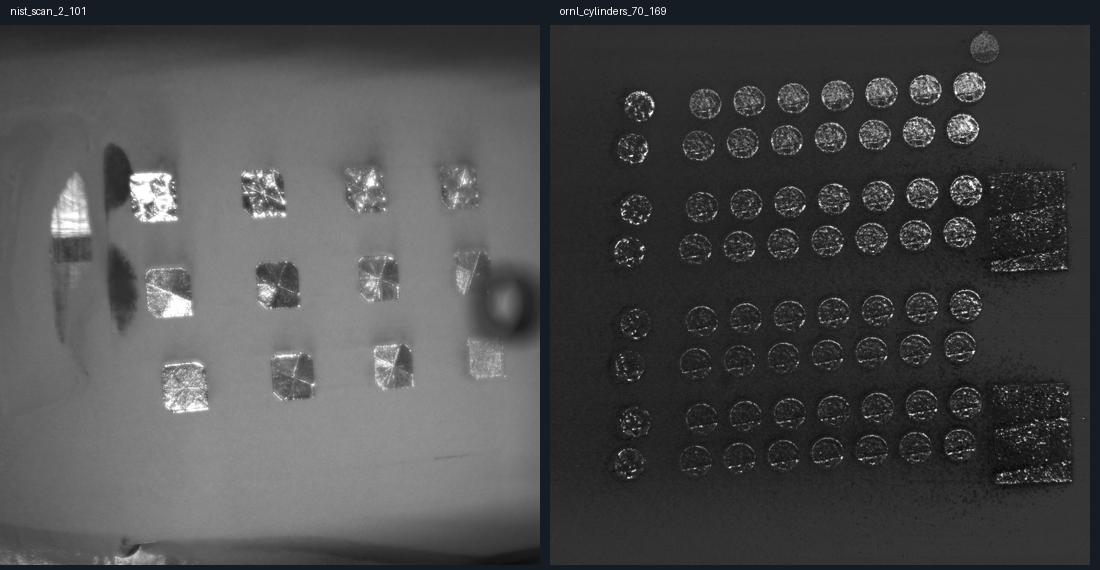
#> input picture lpbf_inspector/research/shape_inputs.jpg, 1100 x 570 px
$ python -i aalto_detector.py   (imports and definitions only)
#> lines starting #> are read from the running program, lines starting #| are printed output that depends on the picture; after the words box and inside, x2 and y2 are one past the last pixel; in counts of white or black regions, pixels touching at a corner belong together
"""Détecteur spatial classique. L'inférence ne reçoit jamais d'annotations."""
from pathlib import Path
import sys

import numpy as np
from PIL import Image

VERSION = 'aalto-spatial-2'
FEATURE_VERSION = 'aalto-spatial-1'
THRESHOLDS = (4, 7, 11, 17, 25)
LINE_THRESHOLDS = (.6, 1., 1.5, 2.5)


def percentile90(values):
    """Quantile linéaire équivalent à percentile(..., 90), sans préparation générique."""
    position=(len(values)-1)*.9
    lower=int(position);upper=min(lower+1,len(values)-1)
    ordered=np.partition(values,(lower,upper))
    a,b=float(ordered[lower]),float(ordered[upper])
    return a+(b-a)*(position-lower)


def opencv():
    try:
        import cv2
    except ImportError:
        local = Path(__file__).resolve().parent / '.deps'
        if local.is_dir():
            sys.path.insert(0, str(local))
        try:
            import cv2
        except ImportError as error:
            raise ValueError('Installer requirements-aalto.txt pour la détection Aalto.') from error
    cv2.setNumThreads(1)
    return cv2


def candidate_regions(path):
    """Retourne des candidats à partir des seuls pixels, sans accès aux XML.

    Le polygone retire le châssis de cette caméra EOS, indépendamment des
    rectangles des chercheurs. Il devra être adapté sur une autre caméra.
    """
#> called with path = 'research/shape_inputs.jpg'
    cv = opencv()
    with Image.open(path) as image:
#> image is the input picture: PIL image 1100x570 RGB; mean R, G, B 74.8, 75.2, 75.8
        width, height = image.size
#> width = 1100; height = 570
        small = np.asarray(image.convert('L').resize((640, 512), Image.Resampling.BOX)).copy()
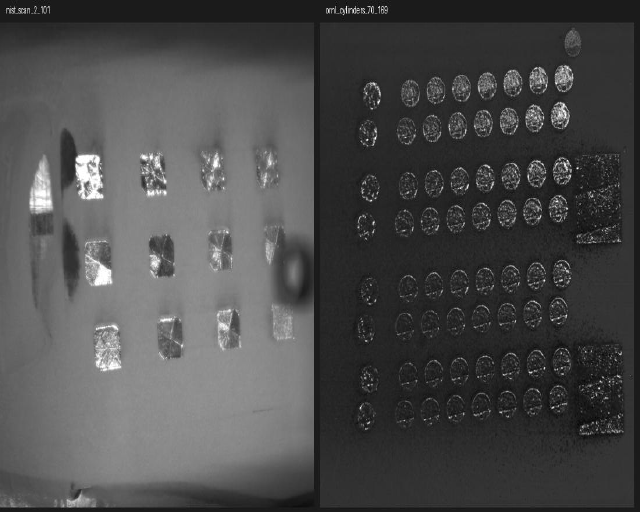
#> small: shape (512, 640); min 0, max 255, mean 75.3
    smooth = cv.GaussianBlur(small.astype(np.float32), (0, 0), .7)
    background = cv.GaussianBlur(smooth, (0, 0), 6)
    residual = smooth - background
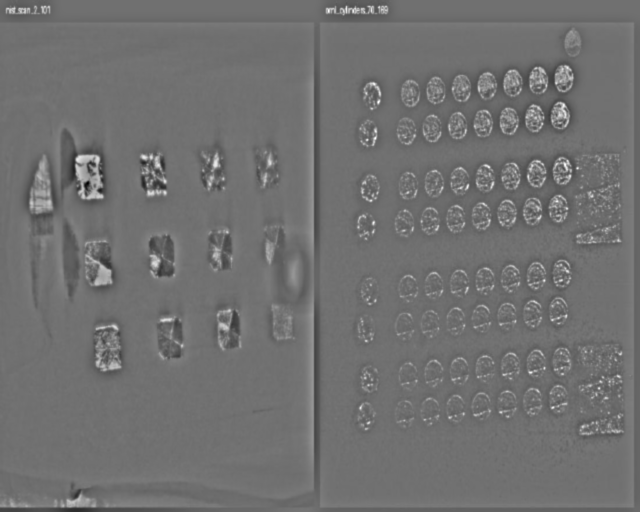
#> residual: shape (512, 640) float32; min -100.1, max 125.9, mean 0; drawn with min black and max white
    roi = np.zeros(small.shape, np.uint8)
    cv.fillPoly(roi, [np.array([[116, 82], [639, 82], [639, 447], [84, 447]], np.int32)], 1)
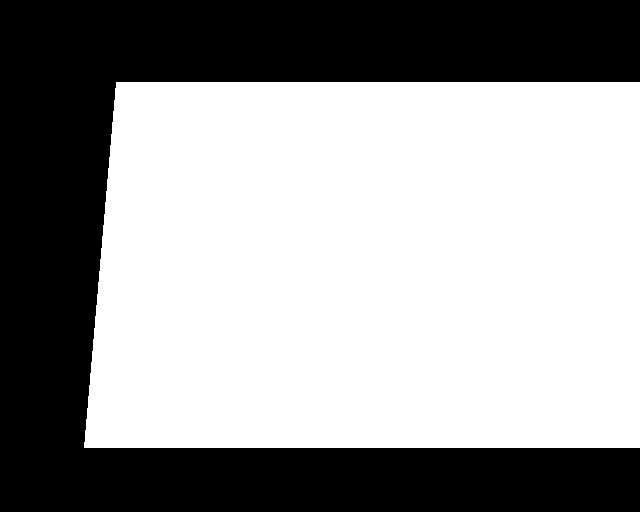
#> roi: shape (512, 640); values 0 (black) and 1 (white), 60.3% white; 1 black region, box (x1, y1, x2, y2) and area: (0, 0, 640, 512) 130040
    # Stries horizontales : lisser le long de la strie, comparer au voisinage vertical.
    along = cv.blur(smooth, (17, 1))
    band = np.abs(along - cv.GaussianBlur(along, (1, 0), 0, sigmaY=4))
    groups = []
    for threshold in THRESHOLDS:
        candidates = []
        for kind, response in [('sombre', -residual), ('clair', residual), ('strie', band)]:
            mask = ((response >= threshold) & (roi != 0)).astype(np.uint8)
            kernel = np.ones((2, 9) if kind == 'strie' else (3, 3), np.uint8)
            mask = cv.morphologyEx(mask, cv.MORPH_CLOSE, kernel)
            mask *= roi
            count, labels, stats, _ = cv.connectedComponentsWithStats(mask, 8)
            for index in range(1, count):
                x, y, w, h, area = map(int, stats[index])
                if area < 6 or w < 2 or h < 2 or w*h > 35000:
                    continue
                aspect = max(w/h, h/w)
                if kind == 'strie' and (w < 35 or w/h < 4):
                    continue
                if kind == 'clair' and aspect < 2:
                    continue
                values = response[y:y+h, x:x+w][labels[y:y+h, x:x+w] == index]
                box = [max(0, int((x-1)*width/640)), max(0, int((y-1)*height/512)),
                       min(width, int((x+w+1)*width/640)), min(height, int((y+h+1)*height/512))]
                candidates.append({'box': box, 'score': round(percentile90(values), 3),
                                   'kind': kind, 'area': area, 'aspect': round(aspect, 3)})
        groups.append(candidates)
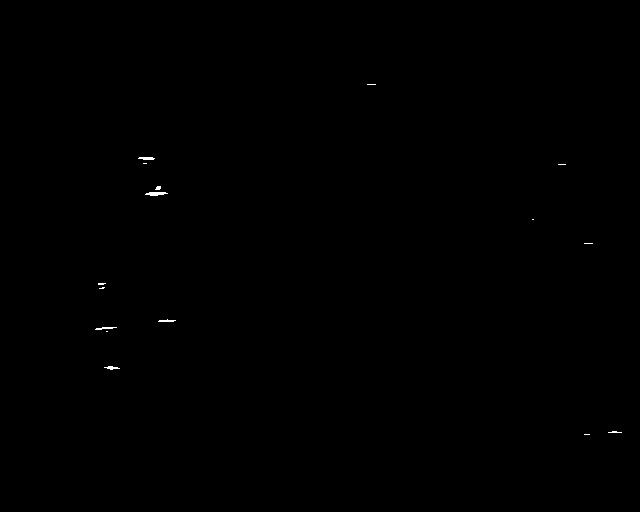
#> mask: shape (512, 640); values 0 (black) and 1 (white), 0.1% white in thin lines or dots, all inside (x1, y1, x2, y2) = (95, 84, 622, 435)
    return {'width': width, 'height': height, 'groups': groups, 'lines': line_candidates(path)}


def line_candidates(path):
    """Contrastes faibles, intégrés horizontalement, pour les stries de quelques pixels."""
#> called with path = 'research/shape_inputs.jpg'
    cv=opencv()
    with Image.open(path) as image:
        width,height=image.size
#> width = 1100; height = 570
        pixels=np.asarray(image.convert('L').resize((640,512),Image.Resampling.BOX)).astype(np.float32)
    along=cv.blur(pixels,(41,1))
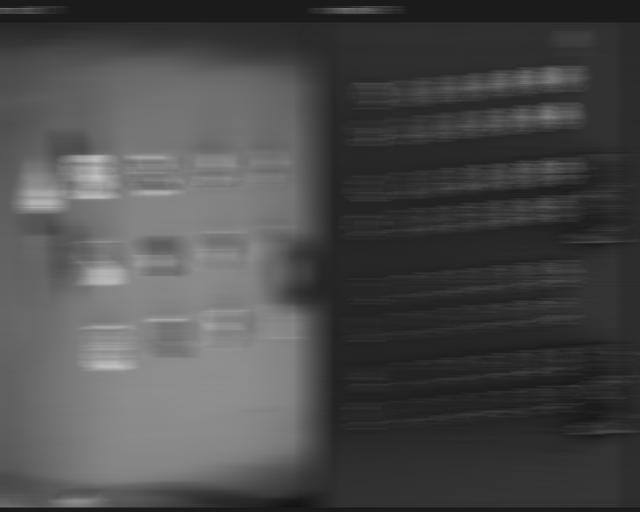
#> along: shape (512, 640) float32; min 18.39, max 195.1, mean 75.3
    response=np.abs(along-cv.GaussianBlur(along,(1,0),0,sigmaY=2))
    roi=np.zeros(pixels.shape,np.uint8)
    cv.fillPoly(roi,[np.array([[116,82],[639,82],[639,447],[84,447]],np.int32)],1)
    groups=[]
    for threshold in LINE_THRESHOLDS:
        mask=((response>=threshold)&(roi!=0)).astype(np.uint8)
        mask=cv.morphologyEx(mask,cv.MORPH_CLOSE,np.ones((1,15),np.uint8))*roi
        count,labels,stats,_=cv.connectedComponentsWithStats(mask,8)
        rows=[]
        candidates=np.flatnonzero((stats[:,2]>=40)&(stats[:,3]<=18)&(stats[:,2]>=8*stats[:,3]))
        for index in candidates:
            if index==0:continue
            x,y,w,h,area=map(int,stats[index])
            values=response[y:y+h,x:x+w][labels[y:y+h,x:x+w]==index]
            rows.append({'box':[max(0,int(x*width/640)),max(0,int((y-1)*height/512)),
                                min(width,int((x+w)*width/640)),min(height,int((y+h+1)*height/512))],
                         'score':round(percentile90(values),3),'kind':'strie','area':area,'aspect':w/h})
        groups.append(rows)
#> this loop made 4 passes
#> count on passes 1 to 4: 127, 103, 132, 241
#> pass 1, in line_candidates, `count,labels,stats,_=cv.connectedComponentsWithStats(mask,8)`:
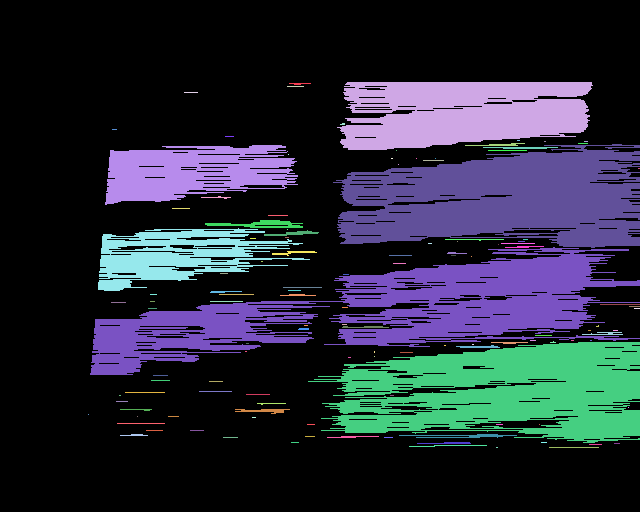
#> labels: shape (512, 640) int32; 127 distinct labels, from 0 to 126; one colour per label, 0 black
#> after the loop:
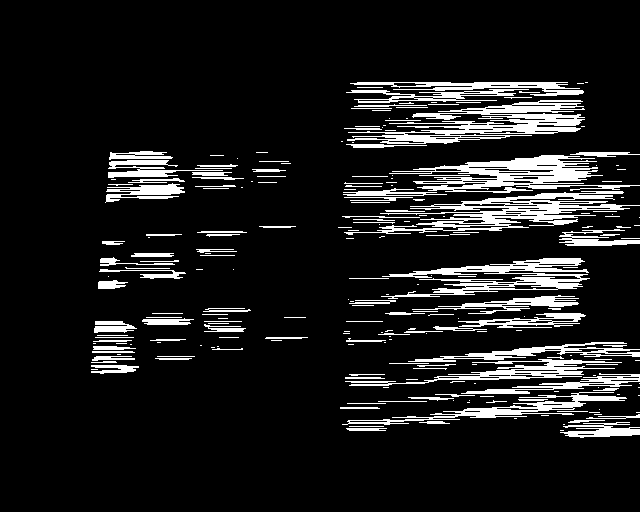
#> mask: shape (512, 640); values 0 (black) and 1 (white), 11.2% white; 240 white regions (109 under 20 px), largest, box (x1, y1, x2, y2) and area: (347, 100, 585, 144) 4081, (344, 191, 640, 235) 3829, (389, 155, 640, 193) 3745
#> after the loop, groups = 4 items
    return groups


def iou(a, b):
    overlap = max(0, min(a[2], b[2])-max(a[0], b[0])) * max(0, min(a[3], b[3])-max(a[1], b[1]))
    union = (a[2]-a[0])*(a[3]-a[1]) + (b[2]-b[0])*(b[3]-b[1]) - overlap
    return overlap / union if union > 0 else 0.


def iou_matrix(a,b):
    if not len(a) or not len(b):return np.zeros((len(a),len(b)),np.float32)
    a=np.asarray(a,np.float32);b=np.asarray(b,np.float32)
    low=np.maximum(a[:,None,:2],b[None,:,:2]);high=np.minimum(a[:,None,2:],b[None,:,2:])
    overlap=np.maximum(0,high-low).prod(axis=2)
    area_a=(a[:,2:]-a[:,:2]).prod(axis=1);area_b=(b[:,2:]-b[:,:2]).prod(axis=1)
    union=area_a[:,None]+area_b[None,:]-overlap
    return np.divide(overlap,union,out=np.zeros_like(overlap),where=union>0)


def select_regions(candidates, config):
    rows=[]
    if config['threshold'] is not None:
        index=THRESHOLDS.index(config['threshold'])
        rows=[r for r in candidates['groups'][index] if r['area']>=config['min_area'] and r['kind']=='sombre']
    if config.get('line_threshold') is not None:
        rows+=candidates['lines'][LINE_THRESHOLDS.index(config['line_threshold'])]
    kept=[]
    ordered=sorted(rows,key=lambda r:(-r['score'],r['box']))
    boxes=[r['box'] for r in ordered]
    overlaps=iou_matrix(boxes,boxes) if len(boxes)<1000 else None
    blocked=np.zeros(len(boxes),bool)
    for index,row in enumerate(ordered):
        if blocked[index]:continue
        kept.append({k:row[k] for k in ('box','score','kind')})
        blocked|=(overlaps[index] if overlaps is not None else iou_matrix([row['box']],boxes)[0])>=.35
    return kept


def detect_image(path, profile):
    """API d'inférence réutilisable : une photo + des seuils, aucun label."""
    if profile.get('version') != VERSION:
        raise ValueError('Version de profil incompatible.')
    return select_regions(candidate_regions(path), profile['config'])


# [13 lines not run here, left out]

>>> result = candidate_regions('research/shape_inputs.jpg')
#> result = 4 items

$ run again, on lpbf_inspector/research/shape_prototype.jpg
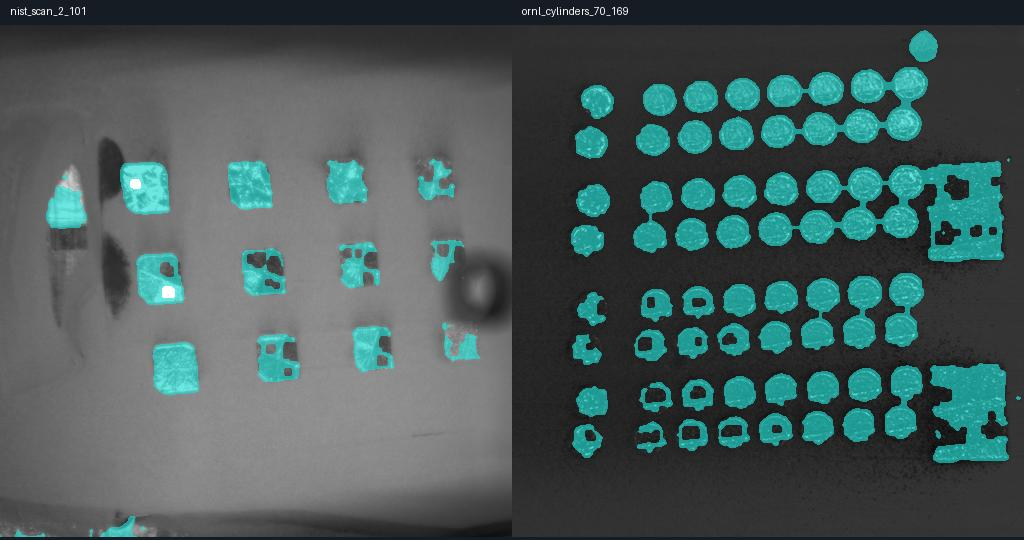
#> input picture lpbf_inspector/research/shape_prototype.jpg, 1024 x 540 px
#> in candidate_regions, image is the input picture: PIL image 1024x540 RGB; mean R, G, B 71.1, 90.1, 89.6
#> roi: shape (512, 640); values 0 (black) and 1 (white), 60.3% white; 1 black region, box (x1, y1, x2, y2) and area: (0, 0, 640, 512) 130040
#> the loop in line_candidates, `for threshold in LINE_THRESHOLDS:` made 4 passes
#> count on passes 2 to 4: 108, 185, 191
#> pass 1, in line_candidates, `count,labels,stats,_=cv.connectedComponentsWithStats(mask,8)`:
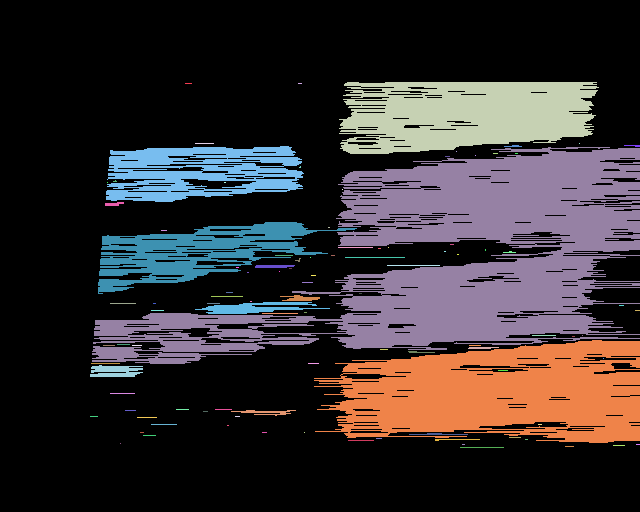
#> labels: shape (512, 640) int32; 103 distinct labels, from 0 to 102; one colour per label, 0 black
#> after the loop in line_candidates, `for threshold in LINE_THRESHOLDS:`:
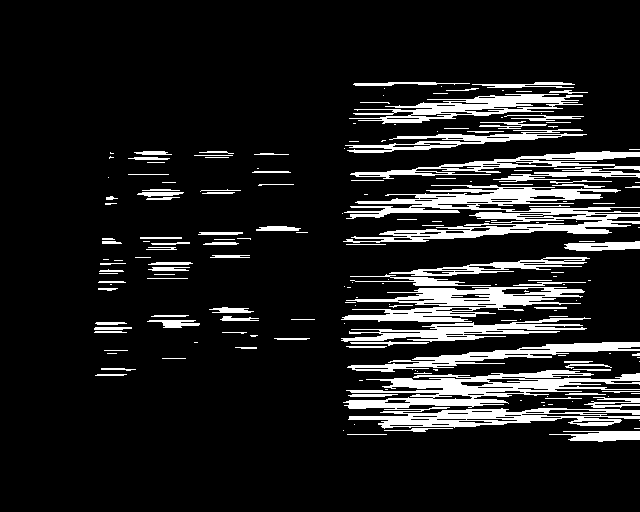
#> mask: shape (512, 640); values 0 (black) and 1 (white), 12.4% white; 190 white regions (91 under 20 px), largest, box (x1, y1, x2, y2) and area: (343, 370, 640, 429) 7908, (343, 185, 640, 243) 6949, (341, 287, 585, 322) 3803
#> after the loop in line_candidates, `for threshold in LINE_THRESHOLDS:`: groups = 4 items

$ run again, on lpbf_inspector/research/verified_crop_0.jpg
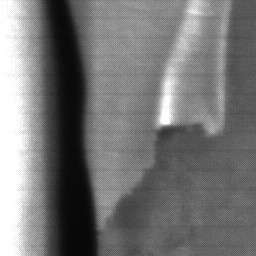
#> input picture lpbf_inspector/research/verified_crop_0.jpg, 256 x 256 px
#> in candidate_regions, image is the input picture: PIL image 256x256 L; min 6, max 255, mean 118.3
#> roi: shape (512, 640); values 0 (black) and 1 (white), 60.3% white; 1 black region, box (x1, y1, x2, y2) and area: (0, 0, 640, 512) 130040
#> the loop in line_candidates, `for threshold in LINE_THRESHOLDS:` made 4 passes
#> count on passes 2 to 4: 206, 267, 195
#> pass 1, in line_candidates, `count,labels,stats,_=cv.connectedComponentsWithStats(mask,8)`:
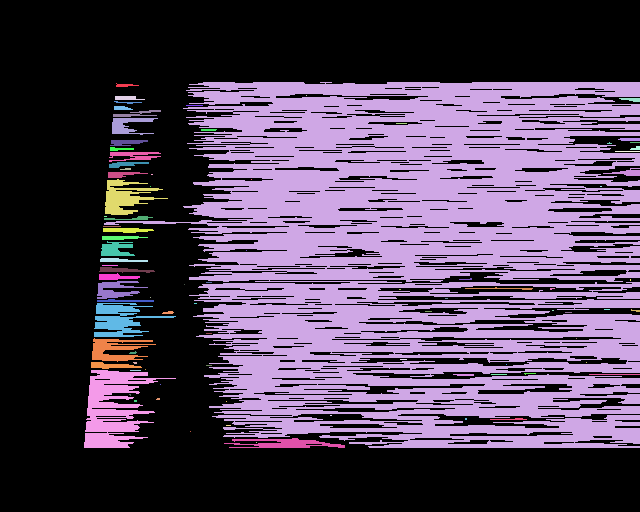
#> labels: shape (512, 640) int32; 90 distinct labels, from 0 to 89; one colour per label, 0 black
#> after the loop in line_candidates, `for threshold in LINE_THRESHOLDS:`:
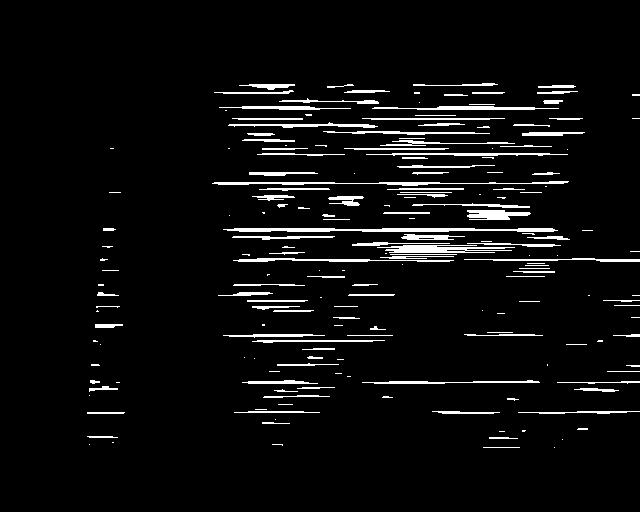
#> mask: shape (512, 640); values 0 (black) and 1 (white), 5% white; 194 white regions (77 under 20 px), largest, box (x1, y1, x2, y2) and area: (223, 228, 558, 232) 1091, (377, 245, 515, 253) 731, (212, 181, 569, 186) 707
